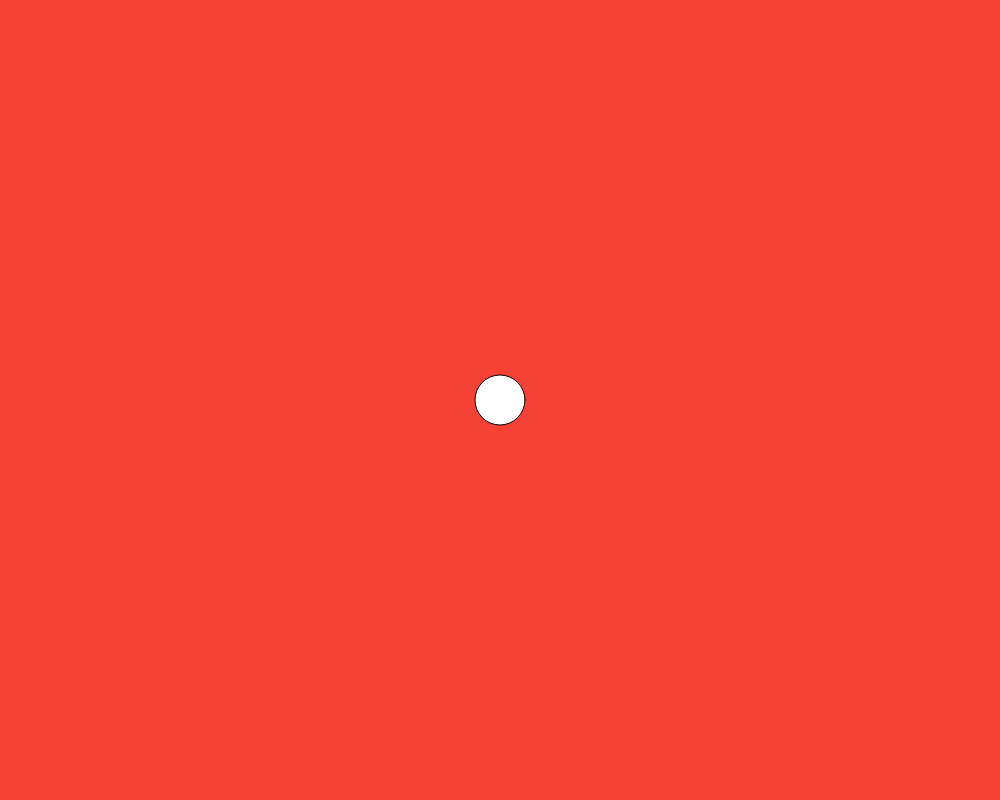
Frame 1 (no input)
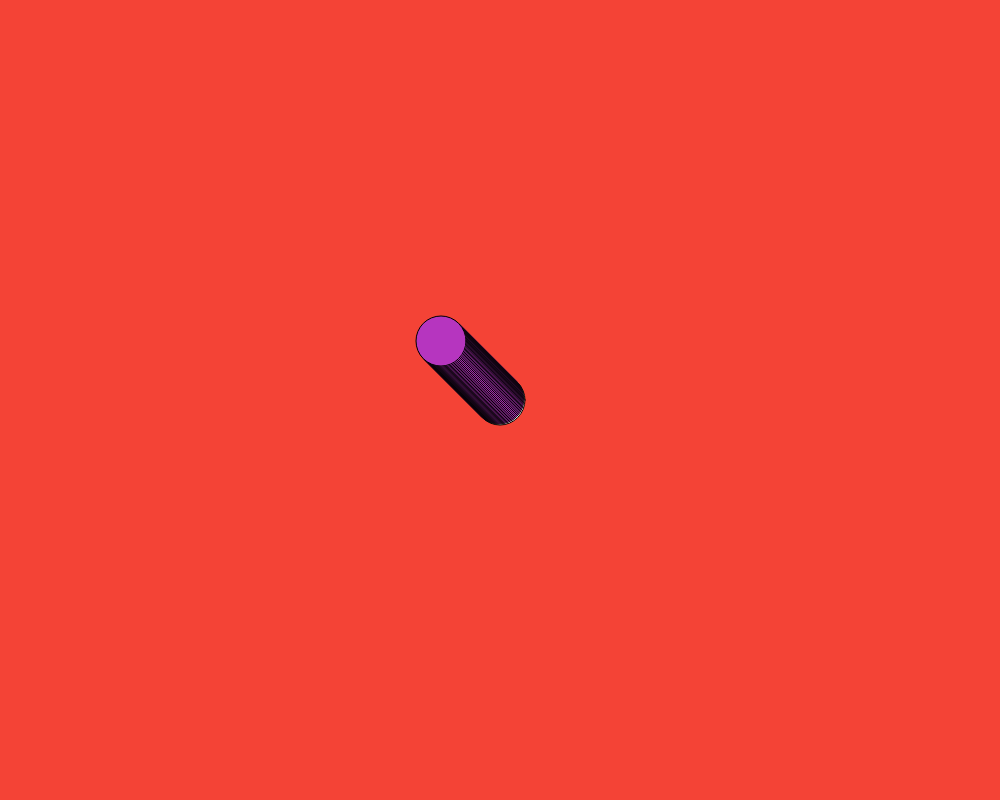
Frame 60 (no input)
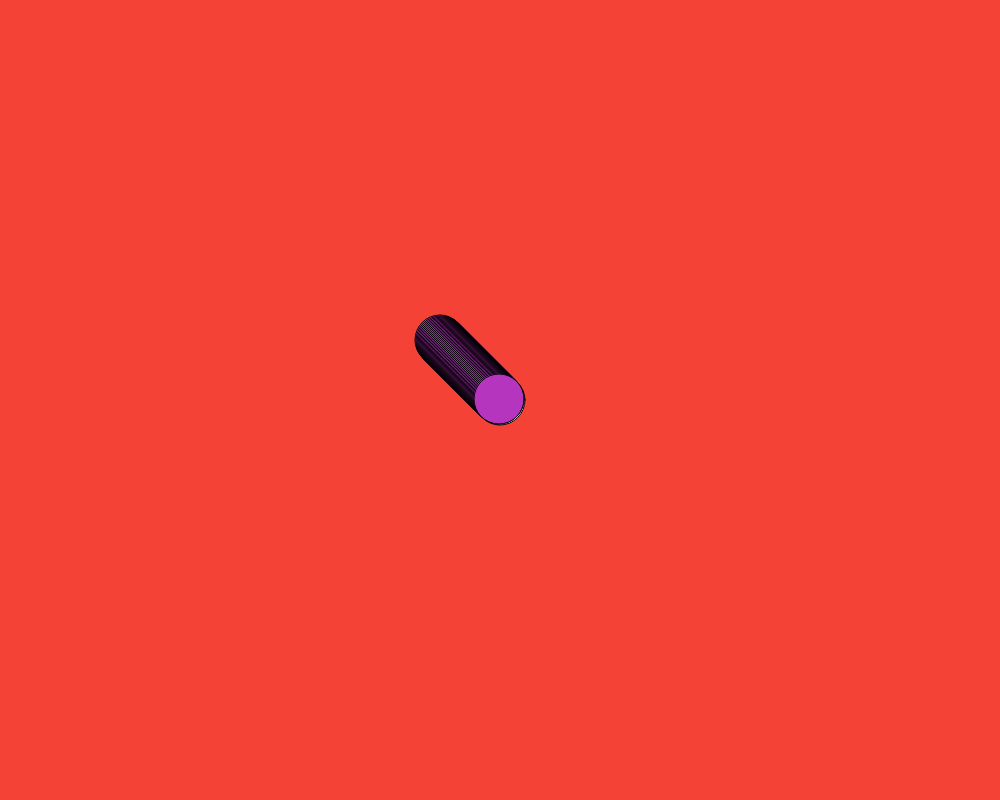
Frame 120 (the mouse pressed at the canvas centre since frame 60)

The p5.js sketch that drew these frames (run headless with seeded random() and noise() and a simulated clock; from frame 60 on, the mouse is pressed at the canvas centre):

// p5.js sketch
// ── sketch.js
let cor;
let vertical;
let horizontal;

function setup() {
  createCanvas(1000, 800);
  background('#F44336');
  cor=color(random(0,255),random(0,255),random(0,255));
  vertical=400;
  horizontal=500;
}

function draw() {

  circle(horizontal,vertical,50);
  fill(cor);
  
  if(mouseX < horizontal) {
    horizontal--
  }
   if(mouseX > horizontal) {
    horizontal++
  }
   if(mouseY < vertical) {
    vertical--
  }
    if(mouseY > vertical) {
    vertical++
  }
}
